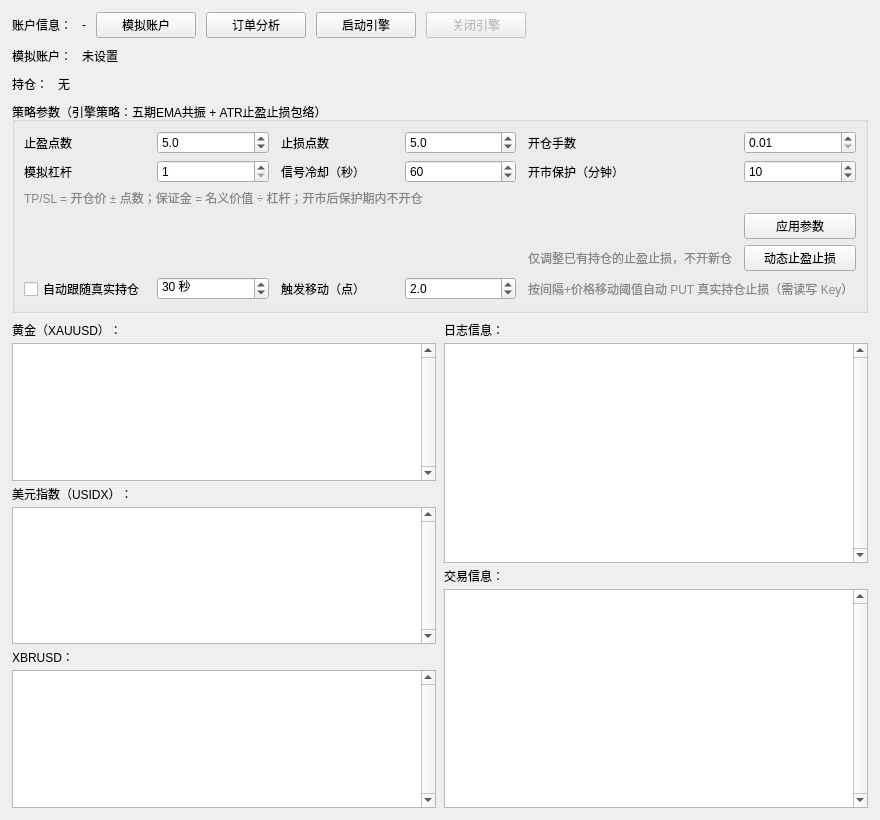
<?xml version="1.0" encoding="UTF-8"?>
<ui version="4.0">
 <class>SimGateSystem</class>
 <widget class="QWidget" name="SimGateSystem">
  <property name="geometry">
   <rect>
    <x>0</x>
    <y>0</y>
    <width>880</width>
    <height>820</height>
   </rect>
  </property>
  <property name="windowTitle">
   <string>模拟gate系统</string>
  </property>
  <layout class="QVBoxLayout" name="rootLayout">
   <property name="spacing">
    <number>8</number>
   </property>
   <property name="leftMargin">
    <number>12</number>
   </property>
   <property name="topMargin">
    <number>12</number>
   </property>
   <property name="rightMargin">
    <number>12</number>
   </property>
   <property name="bottomMargin">
    <number>12</number>
   </property>
   <item>
    <layout class="QHBoxLayout" name="accountRow">
     <property name="spacing">
      <number>10</number>
     </property>
     <item>
      <widget class="QLabel" name="label_accountInfo">
       <property name="text">
        <string>账户信息：</string>
       </property>
      </widget>
     </item>
     <item>
      <widget class="QLabel" name="label_balance">
       <property name="text">
        <string>-</string>
       </property>
       <property name="textFormat">
        <enum>Qt::PlainText</enum>
       </property>
      </widget>
     </item>
     <item>
      <widget class="QPushButton" name="pushBtn_simAccount">
       <property name="minimumSize">
        <size>
         <width>100</width>
         <height>0</height>
        </size>
       </property>
       <property name="text">
        <string>模拟账户</string>
       </property>
      </widget>
     </item>
     <item>
      <widget class="QPushButton" name="pushBtn_analyze">
       <property name="minimumSize">
        <size>
         <width>100</width>
         <height>0</height>
        </size>
       </property>
       <property name="text">
        <string>订单分析</string>
       </property>
      </widget>
     </item>
     <item>
      <widget class="QPushButton" name="pushBtn_startEngine">
       <property name="minimumSize">
        <size>
         <width>100</width>
         <height>0</height>
        </size>
       </property>
       <property name="text">
        <string>启动引擎</string>
       </property>
      </widget>
     </item>
     <item>
      <widget class="QPushButton" name="pushBtn_stopEngine">
       <property name="enabled">
        <bool>false</bool>
       </property>
       <property name="minimumSize">
        <size>
         <width>100</width>
         <height>0</height>
        </size>
       </property>
       <property name="text">
        <string>关闭引擎</string>
       </property>
      </widget>
     </item>
     <item>
      <spacer name="accountSpacer">
       <property name="orientation">
        <enum>Qt::Horizontal</enum>
       </property>
       <property name="sizeHint" stdset="0">
        <size>
         <width>40</width>
         <height>20</height>
        </size>
       </property>
      </spacer>
     </item>
    </layout>
   </item>
   <item>
    <layout class="QHBoxLayout" name="simAccountRow">
     <property name="spacing">
      <number>10</number>
     </property>
     <item>
      <widget class="QLabel" name="label_simAccountTitle">
       <property name="text">
        <string>模拟账户：</string>
       </property>
      </widget>
     </item>
     <item>
      <widget class="QLabel" name="label_simBalance">
       <property name="text">
        <string>未设置</string>
       </property>
       <property name="textFormat">
        <enum>Qt::PlainText</enum>
       </property>
      </widget>
     </item>
     <item>
      <spacer name="simAccountSpacer">
       <property name="orientation">
        <enum>Qt::Horizontal</enum>
       </property>
       <property name="sizeHint" stdset="0">
        <size>
         <width>40</width>
         <height>20</height>
        </size>
       </property>
      </spacer>
     </item>
    </layout>
   </item>
   <item>
    <layout class="QHBoxLayout" name="simPositionsRow">
     <property name="spacing">
      <number>10</number>
     </property>
     <item>
      <widget class="QLabel" name="label_simPositionsTitle">
       <property name="text">
        <string>持仓：</string>
       </property>
      </widget>
     </item>
     <item>
      <widget class="QLabel" name="label_simPositions">
       <property name="text">
        <string>无</string>
       </property>
       <property name="textFormat">
        <enum>Qt::PlainText</enum>
       </property>
      </widget>
     </item>
     <item>
      <spacer name="simPositionsSpacer">
       <property name="orientation">
        <enum>Qt::Horizontal</enum>
       </property>
       <property name="sizeHint" stdset="0">
        <size>
         <width>40</width>
         <height>20</height>
        </size>
       </property>
      </spacer>
     </item>
    </layout>
   </item>
   <item>
        <widget class="QGroupBox" name="groupBox_params">
     <property name="title">
      <string>策略参数（引擎策略：五期EMA共振 + ATR止盈止损包络）</string>
     </property>
     <layout class="QGridLayout" name="paramsGrid">
      <property name="horizontalSpacing">
       <number>12</number>
      </property>
      <item row="0" column="0">
       <widget class="QLabel" name="label_tpMult">
        <property name="text">
         <string>止盈点数</string>
        </property>
       </widget>
      </item>
      <item row="0" column="1">
       <widget class="QDoubleSpinBox" name="spin_tpMult">
        <property name="decimals">
         <number>1</number>
        </property>
        <property name="minimum">
         <double>0.10000000000000001</double>
        </property>
        <property name="maximum">
         <double>100.0</double>
        </property>
        <property name="singleStep">
         <double>0.5</double>
        </property>
        <property name="value">
         <double>5.0</double>
        </property>
       </widget>
      </item>
      <item row="0" column="2">
       <widget class="QLabel" name="label_slMult">
        <property name="text">
         <string>止损点数</string>
        </property>
       </widget>
      </item>
      <item row="0" column="3">
       <widget class="QDoubleSpinBox" name="spin_slMult">
        <property name="decimals">
         <number>1</number>
        </property>
        <property name="minimum">
         <double>0.10000000000000001</double>
        </property>
        <property name="maximum">
         <double>100.0</double>
        </property>
        <property name="singleStep">
         <double>0.5</double>
        </property>
        <property name="value">
         <double>5.0</double>
        </property>
       </widget>
      </item>
      <item row="0" column="4">
       <widget class="QLabel" name="label_openVolume">
        <property name="text">
         <string>开仓手数</string>
        </property>
       </widget>
      </item>
      <item row="0" column="5">
       <widget class="QDoubleSpinBox" name="spin_openVolume">
        <property name="decimals">
         <number>2</number>
        </property>
        <property name="minimum">
         <double>0.01</double>
        </property>
        <property name="maximum">
         <double>100.0</double>
        </property>
        <property name="singleStep">
         <double>0.01</double>
        </property>
        <property name="value">
         <double>0.01</double>
        </property>
       </widget>
      </item>
      <item row="1" column="0">
       <widget class="QLabel" name="label_leverage">
        <property name="text">
         <string>模拟杠杆</string>
        </property>
       </widget>
      </item>
      <item row="1" column="1">
       <widget class="QSpinBox" name="spin_leverage">
        <property name="minimum">
         <number>1</number>
        </property>
        <property name="maximum">
         <number>500</number>
        </property>
        <property name="value">
         <number>1</number>
        </property>
       </widget>
      </item>
      <item row="1" column="2">
       <widget class="QLabel" name="label_cooldown">
        <property name="text">
         <string>信号冷却（秒）</string>
        </property>
       </widget>
      </item>
      <item row="1" column="3">
       <widget class="QSpinBox" name="spin_cooldown">
        <property name="minimum">
         <number>0</number>
        </property>
        <property name="maximum">
         <number>3600</number>
        </property>
        <property name="value">
         <number>60</number>
        </property>
       </widget>
      </item>
      <item row="1" column="4">
       <widget class="QLabel" name="label_protect">
        <property name="text">
         <string>开市保护（分钟）</string>
        </property>
       </widget>
      </item>
      <item row="1" column="5">
       <widget class="QSpinBox" name="spin_protectMin">
        <property name="minimum">
         <number>0</number>
        </property>
        <property name="maximum">
         <number>120</number>
        </property>
        <property name="value">
         <number>10</number>
        </property>
       </widget>
      </item>
      <item row="2" column="0" colspan="4">
       <widget class="QLabel" name="label_leverageHint">
        <property name="text">
         <string>TP/SL = 开仓价 ± 点数；保证金 = 名义价值 ÷ 杠杆；开市后保护期内不开仓</string>
        </property>
        <property name="styleSheet">
         <string notr="true">color: #888;</string>
        </property>
       </widget>
      </item>
      <item row="3" column="0" colspan="4">
       <spacer name="paramsSpacer">
        <property name="orientation">
         <enum>Qt::Horizontal</enum>
        </property>
        <property name="sizeHint" stdset="0">
         <size>
          <width>40</width>
          <height>20</height>
         </size>
        </property>
       </spacer>
      </item>
      <item row="3" column="5">
       <widget class="QPushButton" name="pushBtn_applyParams">
        <property name="text">
         <string>应用参数</string>
        </property>
       </widget>
      </item>
      <item row="4" column="4">
       <widget class="QLabel" name="label_dynamicStopsHint">
        <property name="text">
         <string>仅调整已有持仓的止盈止损，不开新仓</string>
        </property>
        <property name="styleSheet">
         <string notr="true">color: #888;</string>
        </property>
       </widget>
      </item>
      <item row="4" column="5">
       <widget class="QPushButton" name="pushBtn_dynamicStops">
        <property name="text">
         <string>动态止盈止损</string>
        </property>
       </widget>
      </item>
      <item row="5" column="0">
       <widget class="QCheckBox" name="check_autoFollow">
        <property name="text">
         <string>自动跟随真实持仓</string>
        </property>
       </widget>
      </item>
      <item row="5" column="1">
       <widget class="QSpinBox" name="spin_followInterval">
        <property name="suffix">
         <string> 秒</string>
        </property>
        <property name="minimum">
         <number>10</number>
        </property>
        <property name="maximum">
         <number>600</number>
        </property>
        <property name="value">
         <number>30</number>
        </property>
       </widget>
      </item>
      <item row="5" column="2">
       <widget class="QLabel" name="label_followThreshold">
        <property name="text">
         <string>触发移动（点）</string>
        </property>
       </widget>
      </item>
      <item row="5" column="3">
       <widget class="QDoubleSpinBox" name="spin_followThreshold">
        <property name="decimals">
         <number>1</number>
        </property>
        <property name="minimum">
         <double>0.5</double>
        </property>
        <property name="maximum">
         <double>50.0</double>
        </property>
        <property name="singleStep">
         <double>0.5</double>
        </property>
        <property name="value">
         <double>2.0</double>
        </property>
       </widget>
      </item>
      <item row="5" column="4" colspan="2">
       <widget class="QLabel" name="label_autoFollowHint">
        <property name="text">
         <string>按间隔+价格移动阈值自动 PUT 真实持仓止损（需读写 Key）</string>
        </property>
        <property name="styleSheet">
         <string notr="true">color: #888;</string>
        </property>
       </widget>
      </item>
     </layout>
    </widget>
   </item>
   <item>
    <layout class="QHBoxLayout" name="lowerRow">
     <property name="spacing">
      <number>8</number>
     </property>
     <item>
      <layout class="QVBoxLayout" name="priceColumn">
       <property name="spacing">
        <number>4</number>
       </property>
       <item>
        <widget class="QLabel" name="label_xau">
         <property name="text">
          <string>黄金（XAUUSD）：</string>
         </property>
        </widget>
       </item>
       <item>
        <widget class="QPlainTextEdit" name="textEdit_xau">
         <property name="undoRedoEnabled">
          <bool>false</bool>
         </property>
         <property name="readOnly">
          <bool>true</bool>
         </property>
         <property name="verticalScrollBarPolicy">
          <enum>Qt::ScrollBarAlwaysOn</enum>
         </property>
         <property name="minimumSize">
          <size>
           <width>0</width>
           <height>60</height>
          </size>
         </property>
         <property name="font">
          <font>
           <family>Consolas</family>
           <pointsize>9</pointsize>
          </font>
         </property>
         <property name="maximumBlockCount">
          <number>50</number>
         </property>
        </widget>
       </item>
       <item>
        <widget class="QLabel" name="label_usidx">
         <property name="text">
          <string>美元指数（USIDX）：</string>
         </property>
        </widget>
       </item>
       <item>
        <widget class="QPlainTextEdit" name="textEdit_usidx">
         <property name="undoRedoEnabled">
          <bool>false</bool>
         </property>
         <property name="readOnly">
          <bool>true</bool>
         </property>
         <property name="verticalScrollBarPolicy">
          <enum>Qt::ScrollBarAlwaysOn</enum>
         </property>
         <property name="minimumSize">
          <size>
           <width>0</width>
           <height>60</height>
          </size>
         </property>
         <property name="font">
          <font>
           <family>Consolas</family>
           <pointsize>9</pointsize>
          </font>
         </property>
         <property name="maximumBlockCount">
          <number>50</number>
         </property>
        </widget>
       </item>
       <item>
        <widget class="QLabel" name="label_xbrusd">
         <property name="text">
          <string>XBRUSD：</string>
         </property>
        </widget>
       </item>
       <item>
        <widget class="QPlainTextEdit" name="textEdit_xbrusd">
         <property name="undoRedoEnabled">
          <bool>false</bool>
         </property>
         <property name="readOnly">
          <bool>true</bool>
         </property>
         <property name="verticalScrollBarPolicy">
          <enum>Qt::ScrollBarAlwaysOn</enum>
         </property>
         <property name="minimumSize">
          <size>
           <width>0</width>
           <height>60</height>
          </size>
         </property>
         <property name="font">
          <font>
           <family>Consolas</family>
           <pointsize>9</pointsize>
          </font>
         </property>
         <property name="maximumBlockCount">
          <number>50</number>
         </property>
        </widget>
       </item>
      </layout>
     </item>
     <item>
      <layout class="QVBoxLayout" name="infoColumn">
       <property name="spacing">
        <number>4</number>
       </property>
       <item>
        <widget class="QLabel" name="label_log">
         <property name="text">
          <string>日志信息：</string>
         </property>
        </widget>
       </item>
       <item>
        <widget class="QPlainTextEdit" name="textEdit_log">
         <property name="undoRedoEnabled">
          <bool>false</bool>
         </property>
         <property name="readOnly">
          <bool>true</bool>
         </property>
         <property name="verticalScrollBarPolicy">
          <enum>Qt::ScrollBarAlwaysOn</enum>
         </property>
         <property name="font">
          <font>
           <family>Consolas</family>
           <pointsize>9</pointsize>
          </font>
         </property>
         <property name="maximumBlockCount">
          <number>5000</number>
         </property>
        </widget>
       </item>
       <item>
        <widget class="QLabel" name="label_trade">
         <property name="text">
          <string>交易信息：</string>
         </property>
        </widget>
       </item>
       <item>
        <widget class="QTextEdit" name="textEdit_trade">
         <property name="undoRedoEnabled">
          <bool>false</bool>
         </property>
         <property name="readOnly">
          <bool>true</bool>
         </property>
         <property name="verticalScrollBarPolicy">
          <enum>Qt::ScrollBarAlwaysOn</enum>
         </property>
         <property name="font">
          <font>
           <family>Consolas</family>
           <pointsize>9</pointsize>
          </font>
         </property>
        </widget>
       </item>
      </layout>
     </item>
    </layout>
   </item>
  </layout>
 </widget>
 <resources/>
 <connections/>
</ui>
